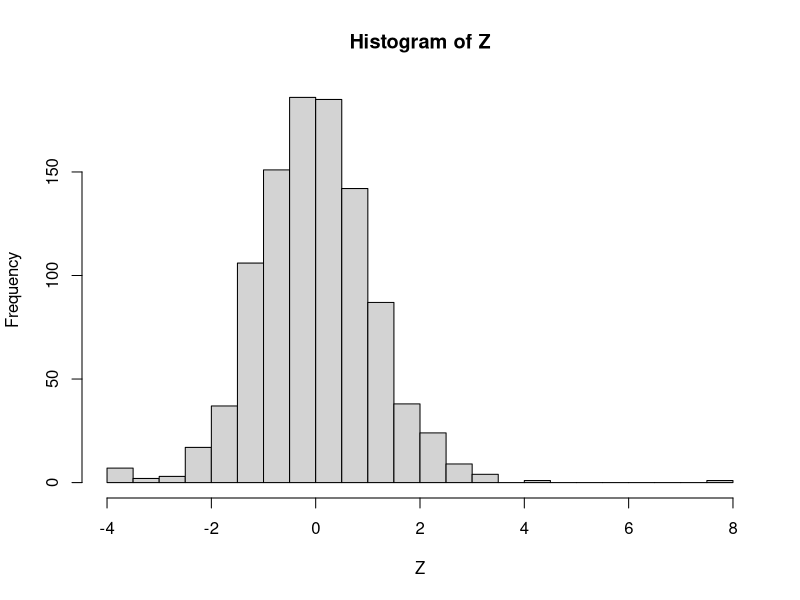
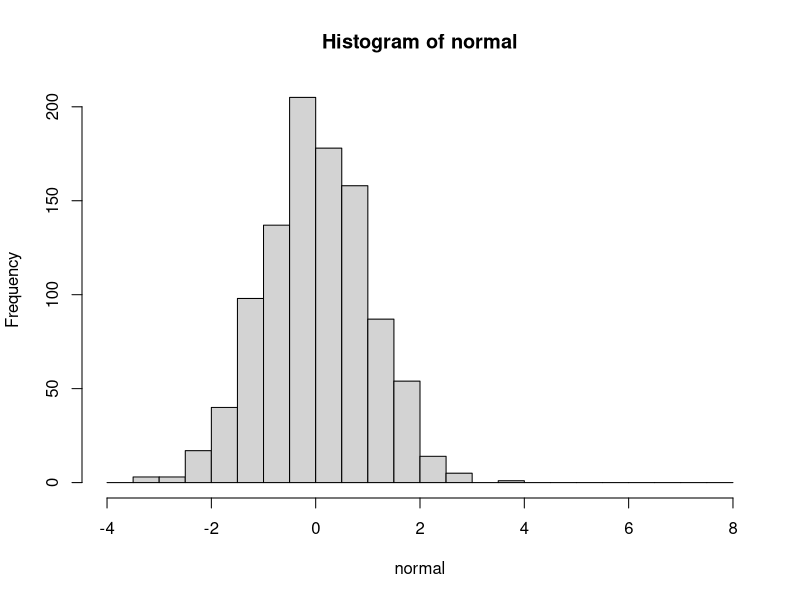
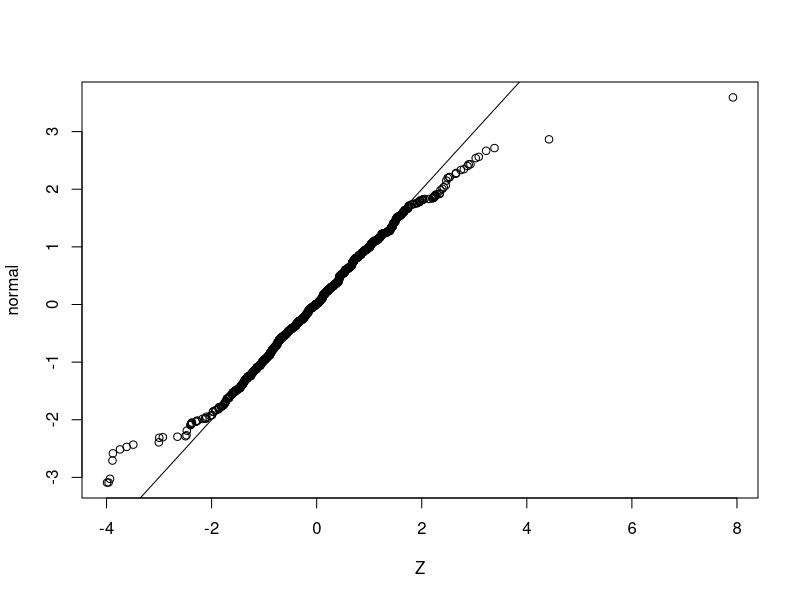
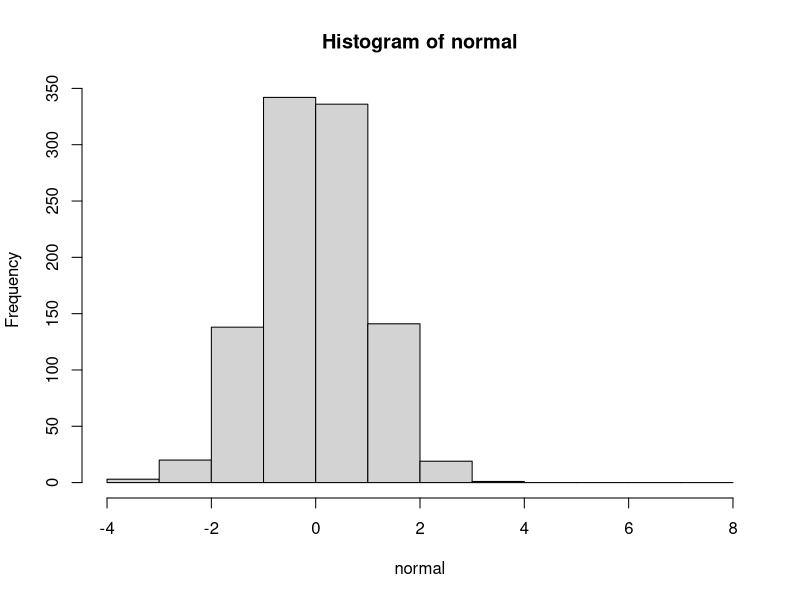
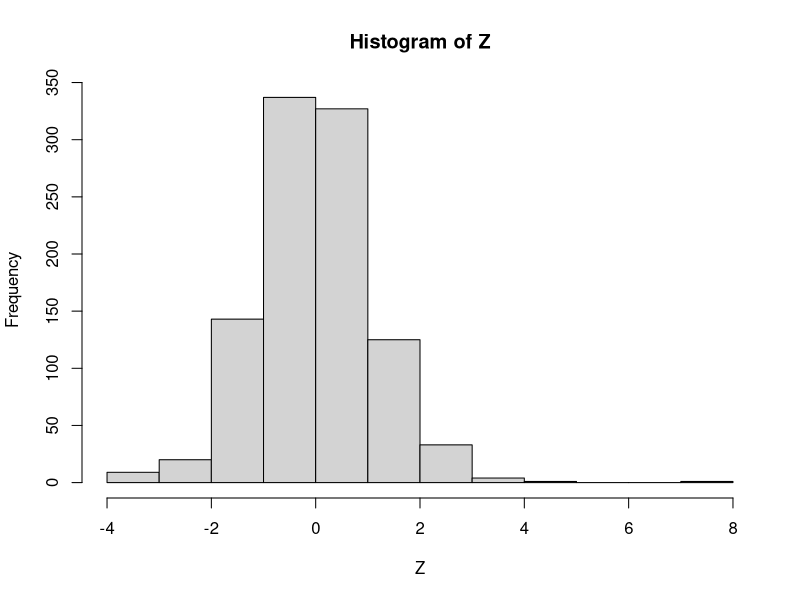

Generate these figures, in order, with R:
## ---- chunk 1
knitr::opts_chunk$set(echo = TRUE, tidy=TRUE, tidy.opts=list(width.cutoff=80))
## ---- chunk 2
#Method-8: Inversion Method 
set.seed(99)
U=runif(n=1000, min=0, max=1)
Z=(-log(1/U-1))/1.702
normal<-rnorm(1000)

hist1=hist(Z, freq=TRUE, breaks=seq(-4,8,by=.5))$counts + 1 #+1 to adjust zero issue
hist1
hist2=hist(normal, freq=TRUE, breaks=seq(-4,8,by=.5))$counts + 1 #adjust
hist2
## ---- chunk 3
#(1)
mean(Z)
sd(Z)
library(e1071)   
skewness(Z)
kurtosis(Z)
cat("For the empirical distribution: The mean of is very close to 0. The standars deviation is close to 1. The skewness is close to 0. The kurtosis is very close to 3. Therefore, we can conclude that the characteristics of empirical and theoretical distributions are similar.")

#(2)
qqplot(Z,normal)
abline(0,1)
cat("From the QQ plot we can see that these points follow the line very well. The pattern is approximately linear.")

chisq.test(hist(normal, breaks  = seq(-4,8,l=13))$count, hist(Z, breaks = seq(-4,8,l=13))$count)
cat("The p-value is 0.03094, which is smaller than 0.05. Thus, we can say that the empirical distribution is associated with the theoretical distribution.")
## ---- chunk 4
library(boot)
set.seed(99)
B=1000
# function to obtain var from the data
var <- function(data, indices) {
  return((sd(data[indices]))^2)
}
var_a <- boot(data=rnorm(10,sd=sqrt(12)), statistic=var, R=1000)
var_a
## ---- chunk 5
set.seed(99)
x1 = rnorm(10, sd = sqrt(12))
x2 = rnorm(20, sd = sqrt(8))
df = cbind(x1,x2)
dim(df)

var.est.fn <- function(data, indices, n1=10, n2=20) {

  sample1 = df[sample(size=n1, x=indices, replace = TRUE),1]
  sample2 = df[sample(size=n2, x=indices, replace = TRUE),2]
  ratio=var(sample1)/var(sample2)
  return(ratio)
}
B=1000
results = boot(data=df, statistic = var.est.fn, R = B)
results
## ---- chunk 6
boot.ci(results, type="bca")
